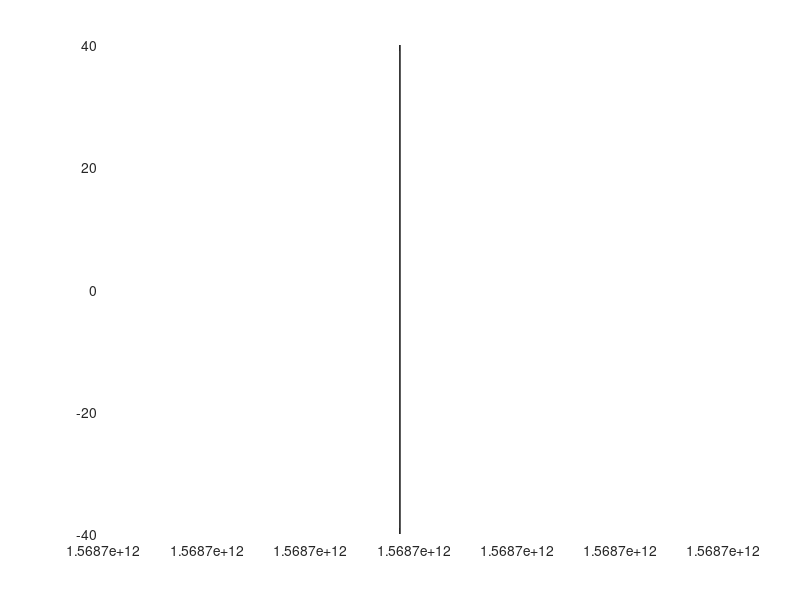
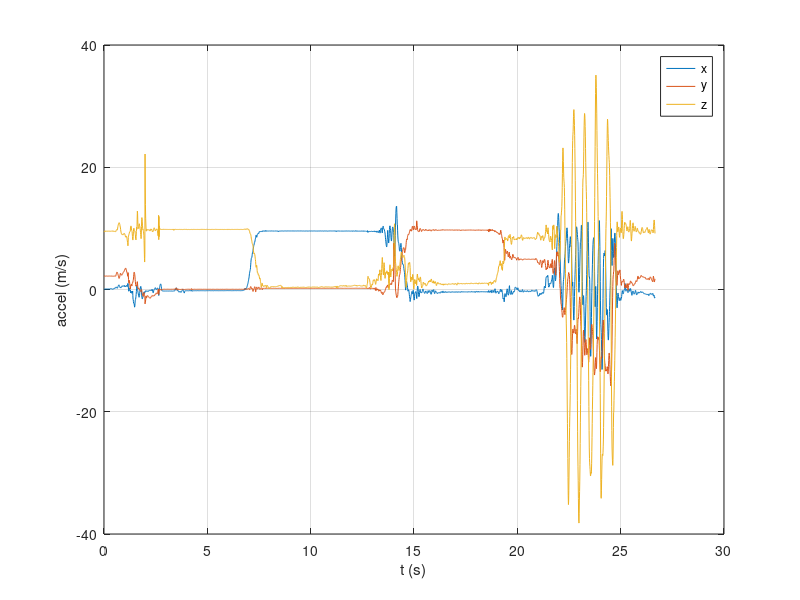

Recreate these plots in MATLAB, in order. (Note: this script raises an error after producing the figures.)
% =========================================================
% SiSy Lab 1B : Mobile IMU Sensors - Exercise 3
% Acquire IMU sensor data from mobile via App, plot and 1st processing step
% =========================================================
clear all, close all, clc;

% Exercise-3 : Sort out and plot acquired data


%% Example for CSV Logfile
% ========================
% Importing CSV logfile
DataCSV = csvread('sensorlog_accel_csv_format.csv',1,0); % import csv skipping 1st row
% quick check on data before starting processing
figure(),plot(DataCSV(:,1), DataCSV(:,2:4)),grid on

% Splitting imported data into vectors
accel_t = DataCSV(:,1);
accel_x = DataCSV(:,2);
accel_y = DataCSV(:,3);
accel_z = DataCSV(:,4);

% Set start of time vector=0, and scale to sec (originally ms)
accel_t = 1e-3*(accel_t - accel_t(1));

% Plot acquired data from x-/y-/z-accelerometer 
figure()
plot(accel_t,[accel_x accel_y accel_z]),grid on
legend({'x','y','z'})
xlabel('t (s)'),ylabel('accel (m/s)')

%% Example for MAT Logfile
% ========================
% Importing MAT logfile
load('sensorlog_accel_mat_format.mat')

accel = (timetable2table(Acceleration));    % convert into regular table
summary(accel)                              % summarise table infos
[Y,M,D,H,MN,S]=datevec(accel{:,'Timestamp'}); % extract date values into vectors

% Obs.: Use {} to access contents inside table!!!

% quick check on data before starting processing
figure(),plot(S, accel{:,{'X','Y','Z'}}),grid on

% Splitting imported data into vectors
accel_t = S-S(1);       % remove offset and start time vector at 0s
accel_x = accel{:,'X'};
accel_y = accel{:,'Y'};
accel_z = accel{:,'Z'};


% Plot acquired data from x-/y-/z-accelerometer 
figure()
plot(accel_t,[accel_x accel_y accel_z]),grid on
legend({'x','y','z'})
xlabel('t (s)'),ylabel('accel (m/s)')



%% PLOTS : HINTS (you might need when importing data from your mobile!)
% Generate a plot of each sensor type (accelerometer / gyro / orientation)
% And find out which column corresponds to each axis (add legend in the plot)

% Compensate eventual offsets in the time vectors, 
% such that you can compare all sensor data in the same time interval

% Scale angular velocity in degrees/second

